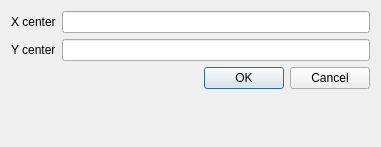
<?xml version="1.0" encoding="UTF-8"?>
<ui version="4.0">
 <class>Dialog</class>
 <widget class="QDialog" name="Dialog">
  <property name="geometry">
   <rect>
    <x>0</x>
    <y>0</y>
    <width>381</width>
    <height>147</height>
   </rect>
  </property>
  <property name="windowTitle">
   <string>Dialog</string>
  </property>
  <layout class="QFormLayout" name="formLayout">
   <item row="0" column="0">
    <widget class="QLabel" name="labelX">
     <property name="text">
      <string>X center</string>
     </property>
    </widget>
   </item>
   <item row="1" column="0">
    <widget class="QLabel" name="Y">
     <property name="text">
      <string>Y center</string>
     </property>
    </widget>
   </item>
   <item row="0" column="1">
    <widget class="QLineEdit" name="XcEdit"/>
   </item>
   <item row="1" column="1">
    <widget class="QLineEdit" name="YcEdit"/>
   </item>
   <item row="2" column="0" colspan="2">
    <widget class="QDialogButtonBox" name="buttonBox">
     <property name="orientation">
      <enum>Qt::Horizontal</enum>
     </property>
     <property name="standardButtons">
      <set>QDialogButtonBox::Cancel|QDialogButtonBox::Ok</set>
     </property>
    </widget>
   </item>
   <item row="3" column="0" colspan="2">
    <spacer name="verticalSpacer">
     <property name="orientation">
      <enum>Qt::Vertical</enum>
     </property>
     <property name="sizeHint" stdset="0">
      <size>
       <width>20</width>
       <height>40</height>
      </size>
     </property>
    </spacer>
   </item>
  </layout>
 </widget>
 <resources/>
 <connections>
  <connection>
   <sender>buttonBox</sender>
   <signal>accepted()</signal>
   <receiver>Dialog</receiver>
   <slot>accept()</slot>
   <hints>
    <hint type="sourcelabel">
     <x>248</x>
     <y>254</y>
    </hint>
    <hint type="destinationlabel">
     <x>157</x>
     <y>274</y>
    </hint>
   </hints>
  </connection>
  <connection>
   <sender>buttonBox</sender>
   <signal>rejected()</signal>
   <receiver>Dialog</receiver>
   <slot>reject()</slot>
   <hints>
    <hint type="sourcelabel">
     <x>316</x>
     <y>260</y>
    </hint>
    <hint type="destinationlabel">
     <x>286</x>
     <y>274</y>
    </hint>
   </hints>
  </connection>
 </connections>
</ui>
